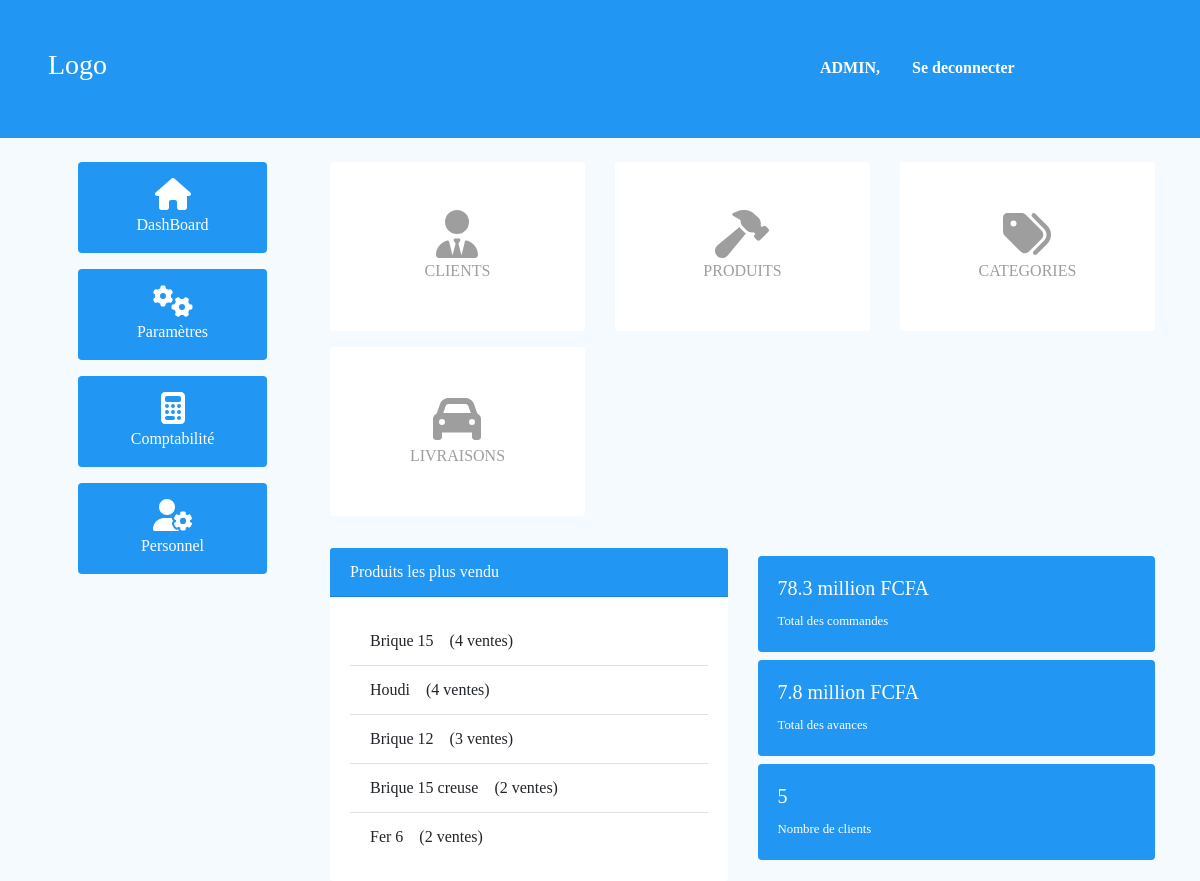
The app's page / (signed in) with its own data.
### caisse/models.py (models this page shows, shortened)
class Produit(models.Model):
    categorie = models.ForeignKey(Categorie, on_delete=models.SET_NULL, null=True)
    nom = models.CharField(max_length=100)
    infos = models.TextField(null=True, blank=True)
    prix = models.PositiveIntegerField(default=0)
    quantite_par_camion = models.PositiveIntegerField(default=1)
    class Meta:
        ordering = ['-pk']

### caisse/views.py (the view)
# urls.py: path('', HomeView.as_view(), name='home'),
class HomeView(mixins.LoginRequiredMixin, generic.TemplateView):
    template_name = 'caisse/home.html'
    def get_context_data(self, **kwargs):
        data = super(HomeView, self).get_context_data(**kwargs)
        data['most_produit_list'] = Produit.objects\
                .annotate(num_commande=Count('commande'))\
                .order_by('-num_commande')[:5]
        data['commande'] = sum(map(lambda x: x.total_plus_livraison, Commande.objects.all()))
        data['avance'] = sum(map(lambda c: c.montant, Avance.objects.only('montant')))
        data['clients']= Client.objects.all()
        return data

### caisse/models.py (called while the page is built)
     @property
     def total_simple(self):
         return self.produit.prix * self.quantite

     @property
     def total_plus_livraison(self):
         prix_camion = 5000
         nombre_camions = math.ceil((self.quantite / self.produit.quantite_par_camion + 1))
         livraison = nombre_camions * prix_camion
         return self.total_simple + livraison

### templates/caisse/home.html
{% extends 'base.html' %}
{% load humanize %}
{% block content %}
<div class="container mt-4">
    <div class="row">
        <div class="col-3 px-5">
            {% block home_nav %}
            {% include 'caisse/_nav.html' %}
            {% endblock %}
        </div>
        <div class="col-9 ">
            {% block home_content %}
            <div class="row">
                <div class="col-4">
                    <a href="{% url 'caisse:client_list' %}" class="d-block grey-text  nav-option mb-3 p-5 rounded white text-center">
                        <span class="fa fa-user-tie fa-3x"></span><br>
                        <span>CLIENTS</span>
                    </a>
                </div>
                <div class="col-4">
                    <a href="{% url 'caisse:produit_list' %}" class="d-block grey-text  nav-option mb-3 p-5 rounded white text-center">
                        <span class="fa fa-hammer fa-3x"></span><br>
                        <span>PRODUITS</span>
                    </a>
                </div>
                <div class="col-4">
                    <a href="{%  url 'caisse:categorie_list' %}" class="d-block grey-text  nav-option mb-3 p-5 rounded white text-center">
                        <span class="fa fa-tags fa-3x"></span><br>
                        <span>CATEGORIES</span>
                    </a>
                </div>
                <div class="col-4">
                    <a href="" class="d-block grey-text  nav-option mb-3 p-5 rounded white text-center">
                        <span class="fa fa-car fa-3x"></span><br>
                        <span>LIVRAISONS</span>
                    </a>
                </div>
            </div>
            <div class="row mt-3">
                <div class="col-6">
                    <div class="card shadow-none">
                        <div class="card-header blue white-text">Produits les plus vendu</div>
                        <div class="card-body">
                            <ul class="list-group list-group-flush">
                                {% for produit in most_produit_list %}
                                <li class="list-group-item">{{ produit.nom }} &nbsp;&nbsp; ({{ produit.num_commande }} ventes)</li>
                                {% endfor %}
                            </ul>
                        </div>
                    </div>
                </div>
                <div class="col-6">
                    <div class="mt-2">
                        <div class="div card shadow-none blue white-text">
                            <div class="card-body">
                                <h5>{{ commande|intword }} FCFA</h5>
                                <small>Total des commandes</small>
                            </div>
                        </div>
                    </div>
                    <div class="mt-2">
                        <div class="div card shadow-none blue white-text">
                            <div class="card-body">
                                <h5>{{ avance|intword }} FCFA</h5>
                                <small>Total des avances</small>
                            </div>
                        </div>
                    </div>
                    <div class="mt-2">
                        <div class="div card shadow-none blue white-text">
                            <div class=" card-body">
                                <h5>{{ clients.count|intword }}</h5>
                                <small>Nombre de clients</small>
                            </div>
                        </div>
                    </div>
                </div>
            </div>
            {% endblock %}
        </div>
    </div>
</div>
{% endblock %}

### templates/parts/topbar.html
<div class="p-5 blue white-text font-weight-bold">
    <div class="row">
        <div class="col-4">
            <h3>Logo</h3>
        </div>
        <div class="col-4"></div>
        <div class="col-4">
            <ul class="nav">
                <li class="nav-item"><a href="" class="nav-link white-text">{{ request.user.username|upper }},</a></li>
                <li class="nav-item"><a href="{% url 'logout' %}" class="nav-link white-text">Se deconnecter</a></li>
            </ul>
        </div>
    </div>
</div>

### templates/base.html (style rules this page uses)
body { background-color: #f5faff; font-family: Bahnschrift; }

### records on screen
Produit: nom "Brique 15", num_commande "4"
Produit: nom "Houdi", num_commande "4"
Produit: nom "Brique 12", num_commande "3"
Produit: nom "Brique 15 creuse", num_commande "2"
Produit: nom "Fer 6", num_commande "2"

### other values on screen
{{ request.user.username|upper }} "ADMIN"
{{ commande|intword }} "78.3 million"
{{ avance|intword }} "7.8 million"
{{ clients.count|intword }} "5"
